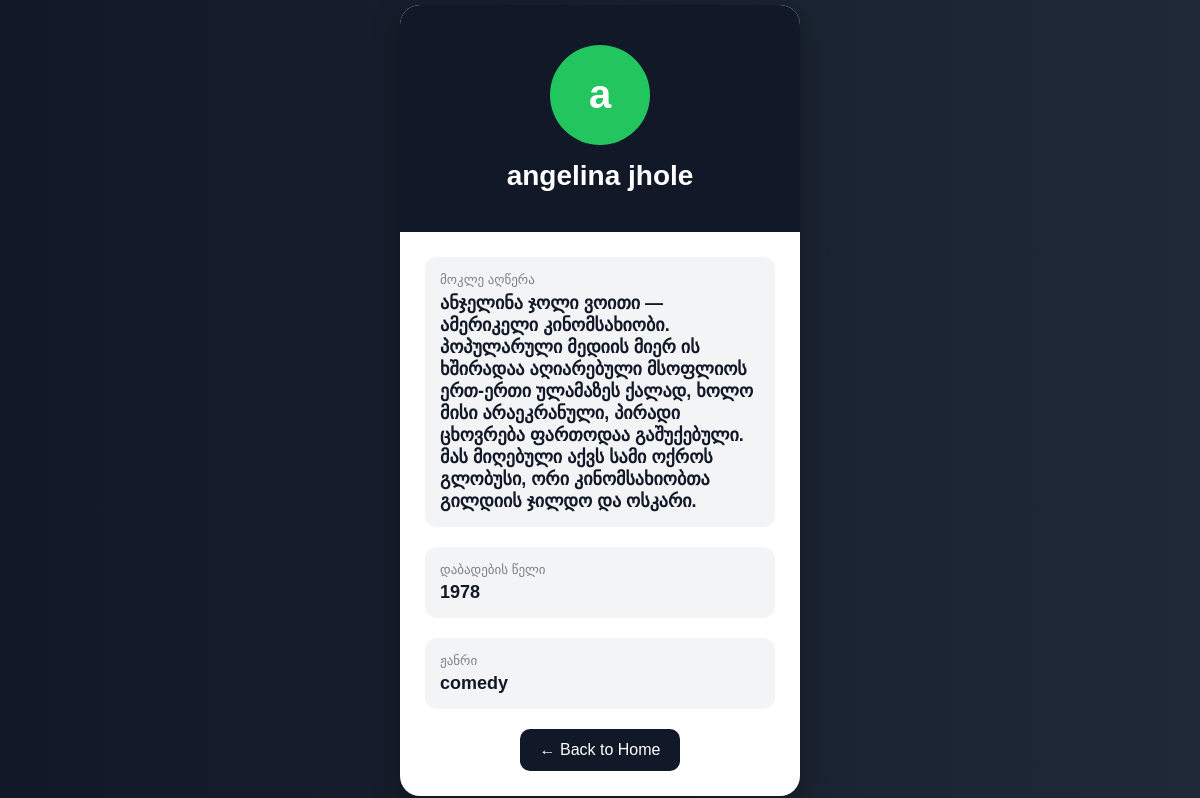
Page /actors/3/ on the committed database.
### core/models.py (models this page shows, shortened)
class Actors(models.Model):
    class gender(models.TextChoices):
        MALE = 'male', 'Male'
        FEMALE = 'female', 'Female'
    class unit(models.TextChoices):
        comedy = 'comedy', 'Comedy'
        action = 'action', 'Action'
        crime = 'crime', 'Crime'
        horror = 'horror', 'Horror'
    fullname = models.CharField(max_length=255)
    gender = models.CharField(max_length=20, choices=gender.choices)
    description = models.TextField(blank=True, null=True)
    year = models.IntegerField()
    unit = models.CharField(max_length=20, choices=unit.choices)

### core/views.py (the view)
# urls.py: path('actors/<int:pk>/', actor_view, name='actor_detail'),
def actor_view(request, pk):
    return render(
        request,
        'actor_detail.html',
        {
            "pk": pk,
            "actor": get_object_or_404(Actors, pk=pk)
        }
    )

### templates/actor_detail.html (shortened to what this page needs)
<!DOCTYPE html>
<html lang="en">
<head>
</head>
<body>
<div class="card">
    <div class="header">
        <div class="avatar">
            {{ actor.fullname|first }}
        </div>
        <h1>{{ actor.fullname }}</h1>
    </div>
    <div class="content">
        <div class="info">
            <div class="label">მოკლე აღწერა</div>
            <div class="value">
                {{ actor.description }}
            </div>
        </div>
        <div class="info">
            <div class="label">დაბადების წელი</div>
            <div class="value">
                {{ actor.year }}
            </div>
        </div>
        <div class="info">
            <div class="label">ჟანრი</div>
            <div class="value">
                {{ actor.unit }}
            </div>
        </div>
        <a class="back-btn" href="{% url 'home' %}">
            ← Back to Home
        </a>
    </div>
</div>
</body>
</html>

### templates/actor_detail.html (style rules this page uses)
body { margin: 0; padding: 0; font-family: Arial, sans-serif; background: linear-gradient(to right, #111827, #1f2937); min-height: 100vh; display: flex; justify-content: center; align-items: center; }
.card { background: white; width: 400px; border-radius: 20px; overflow: hidden; box-shadow: 0 10px 30px rgba(0,0,0,0.3); animation: fadeIn 0.5s ease; }
.header { background: #111827; color: white; text-align: center; padding: 40px 20px; }
.avatar { width: 100px; height: 100px; background: #22c55e; border-radius: 50%; margin: 0 auto 15px; display: flex; justify-content: center; align-items: center; font-size: 40px; font-weight: bold; color: white; }
.header h1 { margin: 0; font-size: 28px; }
.content { padding: 25px; }
.info { margin-bottom: 20px; padding: 15px; border-radius: 12px; background: #f3f4f6; }
.label { font-size: 13px; color: gray; margin-bottom: 5px; }
.value { font-size: 18px; color: #111827; font-weight: bold; }
.back-btn { display: block; width: fit-content; margin: 20px auto 0; padding: 12px 20px; background: #111827; color: white; text-decoration: none; border-radius: 10px; transition: 0.3s; }

### rows in the picture
Actors: fullname|first "a", fullname "angelina jhole", description "ანჯელინა ჯოლი ვოითი — ამერიკელი კინომსახიობი. პოპულარული მედიის მიერ ის ხშირადაა აღიარებული მსოფლიოს ერთ-ერთი ულამაზეს ქალად, ხოლო მისი არაეკრანული, პირადი ცხოვრება ფართოდაა გაშუქებული. მას მიღებული აქვს სამი ოქროს გლობუსი, ორი კინომსახიობთა გილდიის ჯილდო და ოსკარი.", year "1978", unit "comedy"
